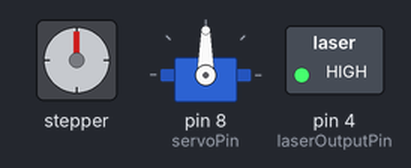
A sketch run on a simulated Arduino Uno, built with avr-gcc and run on an emulated ATmega328P. On the bench: stepper motor, servo, switched loads named in the sketch (green lamp = pin HIGH). Wiring (inferred from the names in the program): stepper motor driver (200 steps per turn assumed): step pin 3; direction pin 2. Pins used as bus, display or sensor lines are not drawn.

Above: at 0.15 s.
At 5.17 s:
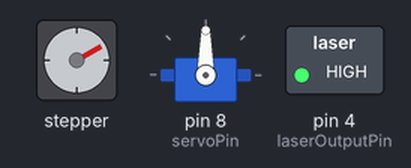
At 10.27 s:
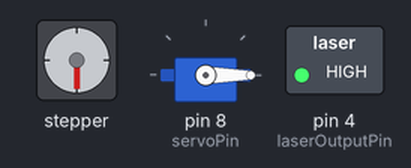
At 19.92 s:
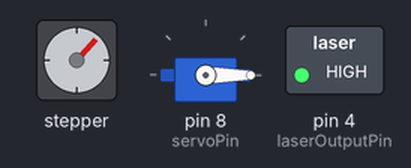
At 30.28 s:
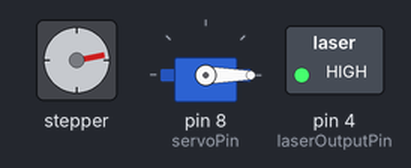
At 39.76 s:
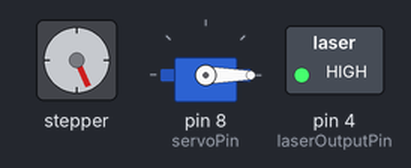
Timing chart, 0 to 40.0 s (numbered marks = the images above):
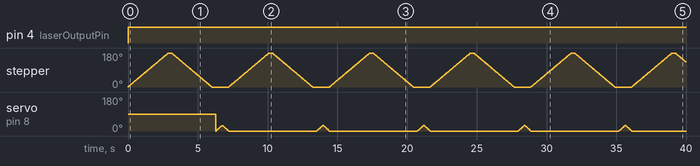

Measured:
- by itself, pin 4 (laserOutputPin): LOW → HIGH at 0.00 s
- by itself, stepper: turns 180° clockwise in 2.9 s, then 180° counter-clockwise in 2.9 s, repeating every 7.2 s

The sketch:

stepper_with_laser.ino
```cpp
/* Example sketch to control a stepper motor with
   A4988/DRV8825 stepper motor driver and
   Arduino without a library.
   More info: https://www.makerguides.com */

// Define stepper motor connections and steps per revolution:

#include <Servo.h>
Servo myservo;

#define dirPin 2
#define stepPin 3
#define stepsPerRevolution 200
#define laserOutputPin 4
#define stepperM0 5
#define stepperM1 6
#define stepperM2 7
#define servoPin 8
int pos=0;
char appCommand;

void setup() {
  // initialize serial
  Serial.begin(9600);
  pinMode(laserOutputPin, OUTPUT);
  myservo.attach(servoPin);


  // Declare pins as output:
  pinMode(stepPin, OUTPUT);
  pinMode(dirPin, OUTPUT);
}

void loop() {

    if(Serial.available()){
    appCommand = Serial.read();

  }

  digitalWrite(stepperM0, HIGH);
  digitalWrite(stepperM1, HIGH);
  digitalWrite(stepperM2, HIGH);
  digitalWrite(laserOutputPin, HIGH);
  double revs=0;
  int speed=0;
  // Set the spinning direction clockwise:
  digitalWrite(dirPin, HIGH);

  // Spin the stepper motor 0.25 revolution slowly:
  revs=0.5;
  speed=80000;
  for (int i = 0; i < revs * stepsPerRevolution; i++) {
    // These four lines result in 1 step:
    digitalWrite(stepPin, HIGH);
    delayMicroseconds(speed);
    digitalWrite(stepPin, LOW);
    delayMicroseconds(speed);
  }

  delay(250);

  // Set the spinning direction counterclockwise:
  digitalWrite(dirPin, LOW);

  revs=0.5;

  for (int i = 0; i < revs * stepsPerRevolution; i++) {
    // These four lines result in 1 step:
    digitalWrite(stepPin, HIGH);
    delayMicroseconds(speed);
    digitalWrite(stepPin, LOW);
    delayMicroseconds(speed);
  }

  delay(250);

    for (pos = 0; pos <= 30; pos += 1) { // goes from 0 degrees to 180 degrees
    // in steps of 1 degree
    myservo.write(pos);              // tell servo to go to position in variable 'pos'
    delay(15);                       // waits 15 ms for the servo to reach the position
  }
  for (pos = 30; pos >= 0; pos -= 1) { // goes from 180 degrees to 0 degrees
    myservo.write(pos);              // tell servo to go to position in variable 'pos'
    delay(15);                       // waits 15 ms for the servo to reach the position
  }

//Replace n with the char button variable
  /* switch (appCommand){
        case 'U':

        break;

        case 'D':

        break;

        case 'L':
        azimuthLeft();

        break;

        case 'R':

        break;

        default:


      }
  */

}
```
